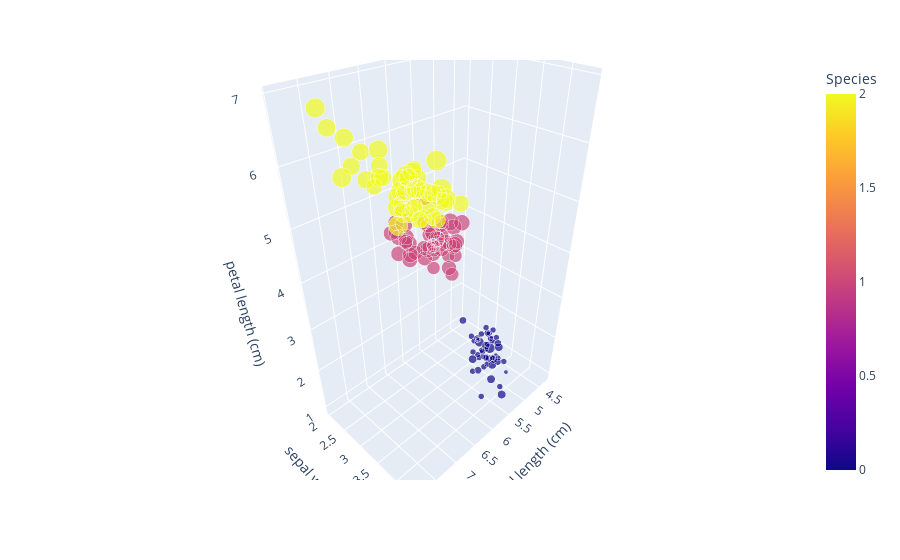

The code cell stored with this chart in its notebook:
### Markdown cell above
<h3>3D Plotting using Plotly</h3>

### Code cell
from plotly.express import scatter_3d

scatter_3d(data, x='sepal length (cm)', y='sepal width (cm)', z='petal length (cm)', size="petal width (cm)",
                   color="Species", color_discrete_map={"Joly": "blue", "Bergeron": "violet", "Coderre": "pink"})\
            .show()

### Figure 1 — Plotly figure (JSON) as saved in the notebook; plotly's stock layout.template omitted (floating-point values rounded to 4 significant figures; data arrays with more than 128 entries replaced by an {"elided": "..."} marker saying what was removed)
{"data": [{"hovertemplate": "sepal length (cm)=%{x}<br>sepal width (cm)=%{y}<br>petal length (cm)=%{z}<br>petal width (cm)=%{marker.size}<br>Species=%{marker.color}<extra></extra>", "legendgroup": "", "marker": {"color": {"elided": "150 int values"}, "coloraxis": "coloraxis", "size": {"elided": "150 float values"}, "sizemode": "area", "sizeref": 0.00625, "symbol": "circle"}, "mode": "markers", "name": "", "scene": "scene", "showlegend": false, "type": "scatter3d", "x": {"elided": "150 float values"}, "y": {"elided": "150 float values"}, "z": {"elided": "150 float values"}}], "layout": {"coloraxis": {"colorbar": {"title": {"text": "Species"}}, "colorscale": [[0, "#0d0887"], [0.1111, "#46039f"], [0.2222, "#7201a8"], [0.3333, "#9c179e"], [0.4444, "#bd3786"], [0.5556, "#d8576b"], [0.6667, "#ed7953"], [0.7778, "#fb9f3a"], [0.8889, "#fdca26"], [1, "#f0f921"]]}, "legend": {"itemsizing": "constant", "tracegroupgap": 0}, "margin": {"t": 60}, "scene": {"domain": {"x": [0, 1], "y": [0, 1]}, "xaxis": {"title": {"text": "sepal length (cm)"}}, "yaxis": {"title": {"text": "sepal width (cm)"}}, "zaxis": {"title": {"text": "petal length (cm)"}}}}}
